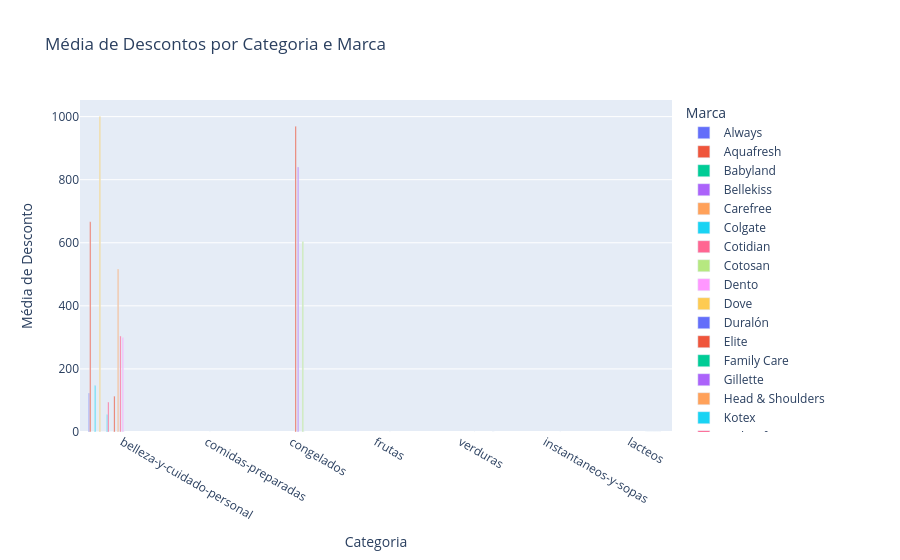

Notebook source saved alongside this figure:
### Markdown cell above
# 5 - Plote um gráfico de mapa interativo agrupando os dados por categoria, marca e trazendo a média de desconto.

### Code cell
# Converte a coluna Desconto para numérica
df['Desconto'] = pd.to_numeric(df['Desconto'], errors='coerce')

# Agrupa por Categoria e Marca, calculando a média de desconto
media_descontos = df.groupby(['Categoria', 'Marca'])['Desconto'].mean().reset_index()

# Cria gráfico interativo de barras agrupadas
fig = px.bar(
    media_descontos,
    x="Categoria",
    y="Desconto",
    color="Marca",
    barmode="group",
    title="Média de Descontos por Categoria e Marca",
    labels={"Desconto": "Média de Desconto", "Categoria": "Categoria"}
)

fig.show()

### Figure 1 — Plotly figure (JSON) as saved in the notebook; plotly's stock layout.template omitted (floating-point values rounded to 4 significant figures)
{"data": [{"alignmentgroup": "True", "hovertemplate": "Marca=Always<br>Categoria=%{x}<br>Média de Desconto=%{y}<extra></extra>", "legendgroup": "Always", "marker": {"color": "#636efa", "pattern": {"shape": ""}}, "name": "Always", "offsetgroup": "Always", "orientation": "v", "showlegend": true, "textposition": "auto", "type": "bar", "x": ["belleza-y-cuidado-personal"], "xaxis": "x", "y": [123.8], "yaxis": "y"}, {"alignmentgroup": "True", "hovertemplate": "Marca=Aquafresh<br>Categoria=%{x}<br>Média de Desconto=%{y}<extra></extra>", "legendgroup": "Aquafresh", "marker": {"color": "#EF553B", "pattern": {"shape": ""}}, "name": "Aquafresh", "offsetgroup": "Aquafresh", "orientation": "v", "showlegend": true, "textposition": "auto", "type": "bar", "x": ["belleza-y-cuidado-personal"], "xaxis": "x", "y": [667.0], "yaxis": "y"}, {"alignmentgroup": "True", "hovertemplate": "Marca=Babyland<br>Categoria=%{x}<br>Média de Desconto=%{y}<extra></extra>", "legendgroup": "Babyland", "marker": {"color": "#00cc96", "pattern": {"shape": ""}}, "name": "Babyland", "offsetgroup": "Babyland", "orientation": "v", "showlegend": true, "textposition": "auto", "type": "bar", "x": ["belleza-y-cuidado-personal"], "xaxis": "x", "y": [0.0], "yaxis": "y"}, {"alignmentgroup": "True", "hovertemplate": "Marca=Bellekiss<br>Categoria=%{x}<br>Média de Desconto=%{y}<extra></extra>", "legendgroup": "Bellekiss", "marker": {"color": "#ab63fa", "pattern": {"shape": ""}}, "name": "Bellekiss", "offsetgroup": "Bellekiss", "orientation": "v", "showlegend": true, "textposition": "auto", "type": "bar", "x": ["belleza-y-cuidado-personal"], "xaxis": "x", "y": [0.0], "yaxis": "y"}, {"alignmentgroup": "True", "hovertemplate": "Marca=Carefree<br>Categoria=%{x}<br>Média de Desconto=%{y}<extra></extra>", "legendgroup": "Carefree", "marker": {"color": "#FFA15A", "pattern": {"shape": ""}}, "name": "Carefree", "offsetgroup": "Carefree", "orientation": "v", "showlegend": true, "textposition": "auto", "type": "bar", "x": ["belleza-y-cuidado-personal"], "xaxis": "x", "y": [0.0], "yaxis": "y"}, {"alignmentgroup": "True", "hovertemplate": "Marca=Colgate<br>Categoria=%{x}<br>Média de Desconto=%{y}<extra></extra>", "legendgroup": "Colgate", "marker": {"color": "#19d3f3", "pattern": {"shape": ""}}, "name": "Colgate", "offsetgroup": "Colgate", "orientation": "v", "showlegend": true, "textposition": "auto", "type": "bar", "x": ["belleza-y-cuidado-personal"], "xaxis": "x", "y": [147.1], "yaxis": "y"}, {"alignmentgroup": "True", "hovertemplate": "Marca=Cotidian<br>Categoria=%{x}<br>Média de Desconto=%{y}<extra></extra>", "legendgroup": "Cotidian", "marker": {"color": "#FF6692", "pattern": {"shape": ""}}, "name": "Cotidian", "offsetgroup": "Cotidian", "orientation": "v", "showlegend": true, "textposition": "auto", "type": "bar", "x": ["belleza-y-cuidado-personal"], "xaxis": "x", "y": [0.0], "yaxis": "y"}, {"alignmentgroup": "True", "hovertemplate": "Marca=Cotosan<br>Categoria=%{x}<br>Média de Desconto=%{y}<extra></extra>", "legendgroup": "Cotosan", "marker": {"color": "#B6E880", "pattern": {"shape": ""}}, "name": "Cotosan", "offsetgroup": "Cotosan", "orientation": "v", "showlegend": true, "textposition": "auto", "type": "bar", "x": ["belleza-y-cuidado-personal"], "xaxis": "x", "y": [0.0], "yaxis": "y"}, {"alignmentgroup": "True", "hovertemplate": "Marca=Dento<br>Categoria=%{x}<br>Média de Desconto=%{y}<extra></extra>", "legendgroup": "Dento", "marker": {"color": "#FF97FF", "pattern": {"shape": ""}}, "name": "Dento", "offsetgroup": "Dento", "orientation": "v", "showlegend": true, "textposition": "auto", "type": "bar", "x": ["belleza-y-cuidado-personal"], "xaxis": "x", "y": [0.0], "yaxis": "y"}, {"alignmentgroup": "True", "hovertemplate": "Marca=Dove<br>Categoria=%{x}<br>Média de Desconto=%{y}<extra></extra>", "legendgroup": "Dove", "marker": {"color": "#FECB52", "pattern": {"shape": ""}}, "name": "Dove", "offsetgroup": "Dove", "orientation": "v", "showlegend": true, "textposition": "auto", "type": "bar", "x": ["belleza-y-cuidado-personal"], "xaxis": "x", "y": [1000.0], "yaxis": "y"}, {"alignmentgroup": "True", "hovertemplate": "Marca=Duralón<br>Categoria=%{x}<br>Média de Desconto=%{y}<extra></extra>", "legendgroup": "Duralón", "marker": {"color": "#636efa", "pattern": {"shape": ""}}, "name": "Duralón", "offsetgroup": "Duralón", "orientation": "v", "showlegend": true, "textposition": "auto", "type": "bar", "x": ["belleza-y-cuidado-personal"], "xaxis": "x", "y": [0.0], "yaxis": "y"}, {"alignmentgroup": "True", "hovertemplate": "Marca=Elite<br>Categoria=%{x}<br>Média de Desconto=%{y}<extra></extra>", "legendgroup": "Elite", "marker": {"color": "#EF553B", "pattern": {"shape": ""}}, "name": "Elite", "offsetgroup": "Elite", "orientation": "v", "showlegend": true, "textposition": "auto", "type": "bar", "x": ["belleza-y-cuidado-personal"], "xaxis": "x", "y": [0.0], "yaxis": "y"}, {"alignmentgroup": "True", "hovertemplate": "Marca=Family Care<br>Categoria=%{x}<br>Média de Desconto=%{y}<extra></extra>", "legendgroup": "Family Care", "marker": {"color": "#00cc96", "pattern": {"shape": ""}}, "name": "Family Care", "offsetgroup": "Family Care", "orientation": "v", "showlegend": true, "textposition": "auto", "type": "bar", "x": ["belleza-y-cuidado-personal"], "xaxis": "x", "y": [0.0], "yaxis": "y"}, {"alignmentgroup": "True", "hovertemplate": "Marca=Gillette<br>Categoria=%{x}<br>Média de Desconto=%{y}<extra></extra>", "legendgroup": "Gillette", "marker": {"color": "#ab63fa", "pattern": {"shape": ""}}, "name": "Gillette", "offsetgroup": "Gillette", "orientation": "v", "showlegend": true, "textposition": "auto", "type": "bar", "x": ["belleza-y-cuidado-personal"], "xaxis": "x", "y": [0.0], "yaxis": "y"}, {"alignmentgroup": "True", "hovertemplate": "Marca=Head & Shoulders<br>Categoria=%{x}<br>Média de Desconto=%{y}<extra></extra>", "legendgroup": "Head & Shoulders", "marker": {"color": "#FFA15A", "pattern": {"shape": ""}}, "name": "Head & Shoulders", "offsetgroup": "Head & Shoulders", "orientation": "v", "showlegend": true, "textposition": "auto", "type": "bar", "x": ["belleza-y-cuidado-personal"], "xaxis": "x", "y": [0.0], "yaxis": "y"}, {"alignmentgroup": "True", "hovertemplate": "Marca=Kotex<br>Categoria=%{x}<br>Média de Desconto=%{y}<extra></extra>", "legendgroup": "Kotex", "marker": {"color": "#19d3f3", "pattern": {"shape": ""}}, "name": "Kotex", "offsetgroup": "Kotex", "orientation": "v", "showlegend": true, "textposition": "auto", "type": "bar", "x": ["belleza-y-cuidado-personal"], "xaxis": "x", "y": [55.17], "yaxis": "y"}, {"alignmentgroup": "True", "hovertemplate": "Marca=Ladysoft<br>Categoria=%{x}<br>Média de Desconto=%{y}<extra></extra>", "legendgroup": "Ladysoft", "marker": {"color": "#FF6692", "pattern": {"shape": ""}}, "name": "Ladysoft", "offsetgroup": "Ladysoft", "orientation": "v", "showlegend": true, "textposition": "auto", "type": "bar", "x": ["belleza-y-cuidado-personal"], "xaxis": "x", "y": [94.83], "yaxis": "y"}, {"alignmentgroup": "True", "hovertemplate": "Marca=Le Sancy<br>Categoria=%{x}<br>Média de Desconto=%{y}<extra></extra>", "legendgroup": "Le Sancy", "marker": {"color": "#B6E880", "pattern": {"shape": ""}}, "name": "Le Sancy", "offsetgroup": "Le Sancy", "orientation": "v", "showlegend": true, "textposition": "auto", "type": "bar", "x": ["belleza-y-cuidado-personal"], "xaxis": "x", "y": [0.0], "yaxis": "y"}, {"alignmentgroup": "True", "hovertemplate": "Marca=Linic<br>Categoria=%{x}<br>Média de Desconto=%{y}<extra></extra>", "legendgroup": "Linic", "marker": {"color": "#FF97FF", "pattern": {"shape": ""}}, "name": "Linic", "offsetgroup": "Linic", "orientation": "v", "showlegend": true, "textposition": "auto", "type": "bar", "x": ["belleza-y-cuidado-personal"], "xaxis": "x", "y": [0.0], "yaxis": "y"}, {"alignmentgroup": "True", "hovertemplate": "Marca=Naturella<br>Categoria=%{x}<br>Média de Desconto=%{y}<extra></extra>", "legendgroup": "Naturella", "marker": {"color": "#FECB52", "pattern": {"shape": ""}}, "name": "Naturella", "offsetgroup": "Naturella", "orientation": "v", "showlegend": true, "textposition": "auto", "type": "bar", "x": ["belleza-y-cuidado-personal"], "xaxis": "x", "y": [0.0], "yaxis": "y"}, {"alignmentgroup": "True", "hovertemplate": "Marca=Nivea<br>Categoria=%{x}<br>Média de Desconto=%{y}<extra></extra>", "legendgroup": "Nivea", "marker": {"color": "#636efa", "pattern": {"shape": ""}}, "name": "Nivea", "offsetgroup": "Nivea", "orientation": "v", "showlegend": true, "textposition": "auto", "type": "bar", "x": ["belleza-y-cuidado-personal"], "xaxis": "x", "y": [0.0], "yaxis": "y"}, {"alignmentgroup": "True", "hovertemplate": "Marca=Nosotras<br>Categoria=%{x}<br>Média de Desconto=%{y}<extra></extra>", "legendgroup": "Nosotras", "marker": {"color": "#EF553B", "pattern": {"shape": ""}}, "name": "Nosotras", "offsetgroup": "Nosotras", "orientation": "v", "showlegend": true, "textposition": "auto", "type": "bar", "x": ["belleza-y-cuidado-personal"], "xaxis": "x", "y": [113.8], "yaxis": "y"}, {"alignmentgroup": "True", "hovertemplate": "Marca=Old Spice<br>Categoria=%{x}<br>Média de Desconto=%{y}<extra></extra>", "legendgroup": "Old Spice", "marker": {"color": "#00cc96", "pattern": {"shape": ""}}, "name": "Old Spice", "offsetgroup": "Old Spice", "orientation": "v", "showlegend": true, "textposition": "auto", "type": "bar", "x": ["belleza-y-cuidado-personal"], "xaxis": "x", "y": [0.0], "yaxis": "y"}, {"alignmentgroup": "True", "hovertemplate": "Marca=Oral-B<br>Categoria=%{x}<br>Média de Desconto=%{y}<extra></extra>", "legendgroup": "Oral-B", "marker": {"color": "#ab63fa", "pattern": {"shape": ""}}, "name": "Oral-B", "offsetgroup": "Oral-B", "orientation": "v", "showlegend": true, "textposition": "auto", "type": "bar", "x": ["belleza-y-cuidado-personal"], "xaxis": "x", "y": [0.0], "yaxis": "y"}, {"alignmentgroup": "True", "hovertemplate": "Marca=Pepsodent<br>Categoria=%{x}<br>Média de Desconto=%{y}<extra></extra>", "legendgroup": "Pepsodent", "marker": {"color": "#FFA15A", "pattern": {"shape": ""}}, "name": "Pepsodent", "offsetgroup": "Pepsodent", "orientation": "v", "showlegend": true, "textposition": "auto", "type": "bar", "x": ["belleza-y-cuidado-personal"], "xaxis": "x", "y": [516.5], "yaxis": "y"}, {"alignmentgroup": "True", "hovertemplate": "Marca=Plenitud<br>Categoria=%{x}<br>Média de Desconto=%{y}<extra></extra>", "legendgroup": "Plenitud", "marker": {"color": "#19d3f3", "pattern": {"shape": ""}}, "name": "Plenitud", "offsetgroup": "Plenitud", "orientation": "v", "showlegend": true, "textposition": "auto", "type": "bar", "x": ["belleza-y-cuidado-personal"], "xaxis": "x", "y": [0.0], "yaxis": "y"}, {"alignmentgroup": "True", "hovertemplate": "Marca=Protex<br>Categoria=%{x}<br>Média de Desconto=%{y}<extra></extra>", "legendgroup": "Protex", "marker": {"color": "#FF6692", "pattern": {"shape": ""}}, "name": "Protex", "offsetgroup": "Protex", "orientation": "v", "showlegend": true, "textposition": "auto", "type": "bar", "x": ["belleza-y-cuidado-personal"], "xaxis": "x", "y": [304.5], "yaxis": "y"}, {"alignmentgroup": "True", "hovertemplate": "Marca=Schick<br>Categoria=%{x}<br>Média de Desconto=%{y}<extra></extra>", "legendgroup": "Schick", "marker": {"color": "#B6E880", "pattern": {"shape": ""}}, "name": "Schick", "offsetgroup": "Schick", "orientation": "v", "showlegend": true, "textposition": "auto", "type": "bar", "x": ["belleza-y-cuidado-personal"], "xaxis": "x", "y": [0.0], "yaxis": "y"}, {"alignmentgroup": "True", "hovertemplate": "Marca=Simonds<br>Categoria=%{x}<br>Média de Desconto=%{y}<extra></extra>", "legendgroup": "Simonds", "marker": {"color": "#FF97FF", "pattern": {"shape": ""}}, "name": "Simonds", "offsetgroup": "Simonds", "orientation": "v", "showlegend": true, "textposition": "auto", "type": "bar", "x": ["belleza-y-cuidado-personal"], "xaxis": "x", "y": [300.0], "yaxis": "y"}, {"alignmentgroup": "True", "hovertemplate": "Marca=Tena<br>Categoria=%{x}<br>Média de Desconto=%{y}<extra></extra>", "legendgroup": "Tena", "marker": {"color": "#FECB52", "pattern": {"shape": ""}}, "name": "Tena", "offsetgroup": "Tena", "orientation": "v", "showlegend": true, "textposition": "auto", "type": "bar", "x": ["belleza-y-cuidado-personal"], "xaxis": "x", "y": [0.0], "yaxis": "y"}, {"alignmentgroup": "True", "hovertemplate": "Marca=Bredenmaster<br>Categoria=%{x}<br>Média de Desconto=%{y}<extra></extra>", "legendgroup": "Bredenmaster", "marker": {"color": "#636efa", "pattern": {"shape": ""}}, "name": "Bredenmaster", "offsetgroup": "Bredenmaster", "orientation": "v", "showlegend": true, "textposition": "auto", "type": "bar", "x": ["comidas-preparadas"], "xaxis": "x", "y": [0.0], "yaxis": "y"}, {"alignmentgroup": "True", "hovertemplate": "Marca=Bresler<br>Categoria=%{x}<br>Média de Desconto=%{y}<extra></extra>", "legendgroup": "Bresler", "marker": {"color": "#EF553B", "pattern": {"shape": ""}}, "name": "Bresler", "offsetgroup": "Bresler", "orientation": "v", "showlegend": true, "textposition": "auto", "type": "bar", "x": ["congelados"], "xaxis": "x", "y": [969.8], "yaxis": "y"}, {"alignmentgroup": "True", "hovertemplate": "Marca=La Crianza<br>Categoria=%{x}<br>Média de Desconto=%{y}<extra></extra>", "legendgroup": "La Crianza", "marker": {"color": "#00cc96", "pattern": {"shape": ""}}, "name": "La Crianza", "offsetgroup": "La Crianza", "orientation": "v", "showlegend": true, "textposition": "auto", "type": "bar", "x": ["congelados"], "xaxis": "x", "y": [0.0], "yaxis": "y"}, {"alignmentgroup": "True", "hovertemplate": "Marca=Magnum<br>Categoria=%{x}<br>Média de Desconto=%{y}<extra></extra>", "legendgroup": "Magnum", "marker": {"color": "#ab63fa", "pattern": {"shape": ""}}, "name": "Magnum", "offsetgroup": "Magnum", "orientation": "v", "showlegend": true, "textposition": "auto", "type": "bar", "x": ["congelados"], "xaxis": "x", "y": [840.0], "yaxis": "y"}, {"alignmentgroup": "True", "hovertemplate": "Marca=Mister Veggie<br>Categoria=%{x}<br>Média de Desconto=%{y}<extra></extra>", "legendgroup": "Mister Veggie", "marker": {"color": "#FFA15A", "pattern": {"shape": ""}}, "name": "Mister Veggie", "offsetgroup": "Mister Veggie", "orientation": "v", "showlegend": true, "textposition": "auto", "type": "bar", "x": ["congelados"], "xaxis": "x", "y": [0.0], "yaxis": "y"}, {"alignmentgroup": "True", "hovertemplate": "Marca=Not Ice Cream<br>Categoria=%{x}<br>Média de Desconto=%{y}<extra></extra>", "legendgroup": "Not Ice Cream", "marker": {"color": "#19d3f3", "pattern": {"shape": ""}}, "name": "Not Ice Cream", "offsetgroup": "Not Ice Cream", "orientation": "v", "showlegend": true, "textposition": "auto", "type": "bar", "x": ["congelados"], "xaxis": "x", "y": [0.0], "yaxis": "y"}, {"alignmentgroup": "True", "hovertemplate": "Marca=San Francisco De Loncomilla<br>Categoria=%{x}<br>Média de Desconto=%{y}<extra></extra>", "legendgroup": "San Francisco De Loncomilla", "marker": {"color": "#FF6692", "pattern": {"shape": ""}}, "name": "San Francisco De Loncomilla", "offsetgroup": "San Francisco De Loncomilla", "orientation": "v", "showlegend": true, "textposition": "auto", "type": "bar", "x": ["congelados"], "xaxis": "x", "y": [0.0], "yaxis": "y"}, {"alignmentgroup": "True", "hovertemplate": "Marca=Savory<br>Categoria=%{x}<br>Média de Desconto=%{y}<extra></extra>", "legendgroup": "Savory", "marker": {"color": "#B6E880", "pattern": {"shape": ""}}, "name": "Savory", "offsetgroup": "Savory", "orientation": "v", "showlegend": true, "textposition": "auto", "type": "bar", "x": ["congelados"], "xaxis": "x", "y": [604.0], "yaxis": "y"}, {"alignmentgroup": "True", "hovertemplate": "Marca=Turkey Hill<br>Categoria=%{x}<br>Média de Desconto=%{y}<extra></extra>", "legendgroup": "Turkey Hill", "marker": {"color": "#FF97FF", "pattern": {"shape": ""}}, "name": "Turkey Hill", "offsetgroup": "Turkey Hill", "orientation": "v", "showlegend": true, "textposition": "auto", "type": "bar", "x": ["congelados"], "xaxis": "x", "y": [0.0], "yaxis": "y"}, {"alignmentgroup": "True", "hovertemplate": "Marca=Frutas Y Verduras Propias<br>Categoria=%{x}<br>Média de Desconto=%{y}<extra></extra>", "legendgroup": "Frutas Y Verduras Propias", "marker": {"color": "#FECB52", "pattern": {"shape": ""}}, "name": "Frutas Y Verduras Propias", "offsetgroup": "Frutas Y Verduras Propias", "orientation": "v", "showlegend": true, "textposition": "auto", "type": "bar", "x": ["frutas", "verduras"], "xaxis": "x", "y": [0.0, 0.0], "yaxis": "y"}, {"alignmentgroup": "True", "hovertemplate": "Marca=Maggi<br>Categoria=%{x}<br>Média de Desconto=%{y}<extra></extra>", "legendgroup": "Maggi", "marker": {"color": "#636efa", "pattern": {"shape": ""}}, "name": "Maggi", "offsetgroup": "Maggi", "orientation": "v", "showlegend": true, "textposition": "auto", "type": "bar", "x": ["instantaneos-y-sopas"], "xaxis": "x", "y": [0.0], "yaxis": "y"}, {"alignmentgroup": "True", "hovertemplate": "Marca=Calan<br>Categoria=%{x}<br>Média de Desconto=%{y}<extra></extra>", "legendgroup": "Calan", "marker": {"color": "#EF553B", "pattern": {"shape": ""}}, "name": "Calan", "offsetgroup": "Calan", "orientation": "v", "showlegend": true, "textposition": "auto", "type": "bar", "x": ["lacteos"], "xaxis": "x", "y": [0.0], "yaxis": "y"}, {"alignmentgroup": "True", "hovertemplate": "Marca=Chamyto<br>Categoria=%{x}<br>Média de Desconto=%{y}<extra></extra>", "legendgroup": "Chamyto", "marker": {"color": "#00cc96", "pattern": {"shape": ""}}, "name": "Chamyto", "offsetgroup": "Chamyto", "orientation": "v", "showlegend": true, "textposition": "auto", "type": "bar", "x": ["lacteos"], "xaxis": "x", "y": [0.0], "yaxis": "y"}, {"alignmentgroup": "True", "hovertemplate": "Marca=Cintazul<br>Categoria=%{x}<br>Média de Desconto=%{y}<extra></extra>", "legendgroup": "Cintazul", "marker": {"color": "#ab63fa", "pattern": {"shape": ""}}, "name": "Cintazul", "offsetgroup": "Cintazul", "orientation": "v", "showlegend": true, "textposition": "auto", "type": "bar", "x": ["lacteos"], "xaxis": "x", "y": [0.0], "yaxis": "y"}, {"alignmentgroup": "True", "hovertemplate": "Marca=Colun<br>Categoria=%{x}<br>Média de Desconto=%{y}<extra></extra>", "legendgroup": "Colun", "marker": {"color": "#FFA15A", "pattern": {"shape": ""}}, "name": "Colun", "offsetgroup": "Colun", "orientation": "v", "showlegend": true, "textposition": "auto", "type": "bar", "x": ["lacteos"], "xaxis": "x", "y": [0.0], "yaxis": "y"}, {"alignmentgroup": "True", "hovertemplate": "Marca=Cuisine & Co<br>Categoria=%{x}<br>Média de Desconto=%{y}<extra></extra>", "legendgroup": "Cuisine & Co", "marker": {"color": "#19d3f3", "pattern": {"shape": ""}}, "name": "Cuisine & Co", "offsetgroup": "Cuisine & Co", "orientation": "v", "showlegend": true, "textposition": "auto", "type": "bar", "x": ["lacteos"], "xaxis": "x", "y": [0.0], "yaxis": "y"}, {"alignmentgroup": "True", "hovertemplate": "Marca=Danone<br>Categoria=%{x}<br>Média de Desconto=%{y}<extra></extra>", "legendgroup": "Danone", "marker": {"color": "#FF6692", "pattern": {"shape": ""}}, "name": "Danone", "offsetgroup": "Danone", "orientation": "v", "showlegend": true, "textposition": "auto", "type": "bar", "x": ["lacteos"], "xaxis": "x", "y": [0.0], "yaxis": "y"}, {"alignmentgroup": "True", "hovertemplate": "Marca=Loncoleche<br>Categoria=%{x}<br>Média de Desconto=%{y}<extra></extra>", "legendgroup": "Loncoleche", "marker": {"color": "#B6E880", "pattern": {"shape": ""}}, "name": "Loncoleche", "offsetgroup": "Loncoleche", "orientation": "v", "showlegend": true, "textposition": "auto", "type": "bar", "x": ["lacteos"], "xaxis": "x", "y": [0.0], "yaxis": "y"}, {"alignmentgroup": "True", "hovertemplate": "Marca=Nestlé<br>Categoria=%{x}<br>Média de Desconto=%{y}<extra></extra>", "legendgroup": "Nestlé", "marker": {"color": "#FF97FF", "pattern": {"shape": ""}}, "name": "Nestlé", "offsetgroup": "Nestlé", "orientation": "v", "showlegend": true, "textposition": "auto", "type": "bar", "x": ["lacteos"], "xaxis": "x", "y": [0.0], "yaxis": "y"}, {"alignmentgroup": "True", "hovertemplate": "Marca=Regimel<br>Categoria=%{x}<br>Média de Desconto=%{y}<extra></extra>", "legendgroup": "Regimel", "marker": {"color": "#FECB52", "pattern": {"shape": ""}}, "name": "Regimel", "offsetgroup": "Regimel", "orientation": "v", "showlegend": true, "textposition": "auto", "type": "bar", "x": ["lacteos"], "xaxis": "x", "y": [0.0], "yaxis": "y"}, {"alignmentgroup": "True", "hovertemplate": "Marca=Shake A Shake Lonco Leche<br>Categoria=%{x}<br>Média de Desconto=%{y}<extra></extra>", "legendgroup": "Shake A Shake Lonco Leche", "marker": {"color": "#636efa", "pattern": {"shape": ""}}, "name": "Shake A Shake Lonco Leche", "offsetgroup": "Shake A Shake Lonco Leche", "orientation": "v", "showlegend": true, "textposition": "auto", "type": "bar", "x": ["lacteos"], "xaxis": "x", "y": [0.0], "yaxis": "y"}, {"alignmentgroup": "True", "hovertemplate": "Marca=Soprole<br>Categoria=%{x}<br>Média de Desconto=%{y}<extra></extra>", "legendgroup": "Soprole", "marker": {"color": "#EF553B", "pattern": {"shape": ""}}, "name": "Soprole", "offsetgroup": "Soprole", "orientation": "v", "showlegend": true, "textposition": "auto", "type": "bar", "x": ["lacteos"], "xaxis": "x", "y": [0.0], "yaxis": "y"}, {"alignmentgroup": "True", "hovertemplate": "Marca=Surlat<br>Categoria=%{x}<br>Média de Desconto=%{y}<extra></extra>", "legendgroup": "Surlat", "marker": {"color": "#00cc96", "pattern": {"shape": ""}}, "name": "Surlat", "offsetgroup": "Surlat", "orientation": "v", "showlegend": true, "textposition": "auto", "type": "bar", "x": ["lacteos"], "xaxis": "x", "y": [0.0], "yaxis": "y"}, {"alignmentgroup": "True", "hovertemplate": "Marca=Yogu - Yogu<br>Categoria=%{x}<br>Média de Desconto=%{y}<extra></extra>", "legendgroup": "Yogu - Yogu", "marker": {"color": "#ab63fa", "pattern": {"shape": ""}}, "name": "Yogu - Yogu", "offsetgroup": "Yogu - Yogu", "orientation": "v", "showlegend": true, "textposition": "auto", "type": "bar", "x": ["lacteos"], "xaxis": "x", "y": [0.0], "yaxis": "y"}, {"alignmentgroup": "True", "hovertemplate": "Marca=Dole<br>Categoria=%{x}<br>Média de Desconto=%{y}<extra></extra>", "legendgroup": "Dole", "marker": {"color": "#FFA15A", "pattern": {"shape": ""}}, "name": "Dole", "offsetgroup": "Dole", "orientation": "v", "showlegend": true, "textposition": "auto", "type": "bar", "x": ["verduras"], "xaxis": "x", "y": [0.0], "yaxis": "y"}, {"alignmentgroup": "True", "hovertemplate": "Marca=Jumbo<br>Categoria=%{x}<br>Média de Desconto=%{y}<extra></extra>", "legendgroup": "Jumbo", "marker": {"color": "#19d3f3", "pattern": {"shape": ""}}, "name": "Jumbo", "offsetgroup": "Jumbo", "orientation": "v", "showlegend": true, "textposition": "auto", "type": "bar", "x": ["verduras"], "xaxis": "x", "y": [0.0], "yaxis": "y"}], "layout": {"barmode": "group", "legend": {"title": {"text": "Marca"}, "tracegroupgap": 0}, "title": {"text": "Média de Descontos por Categoria e Marca"}, "xaxis": {"anchor": "y", "domain": [0, 1], "title": {"text": "Categoria"}}, "yaxis": {"anchor": "x", "domain": [0, 1], "title": {"text": "Média de Desconto"}}}}
